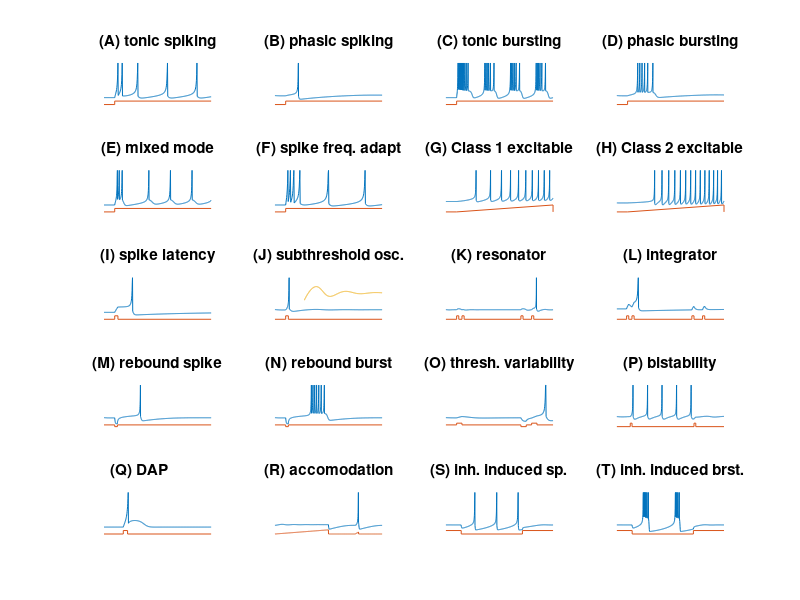

This chart was generated by the following MATLAB code:
%   This MATLAB file generates figure 1 in the paper by 
%               Izhikevich E.M. (2004) 
%   Which Model to Use For Cortical Spiking Neurons? 
%   use MATLAB R13 or later. November 2003. San Diego, CA 

%%%%%%%%%%%%%%% (A) tonic spiking %%%%%%%%%%%%%%%%%%%%%%
subplot(5,4,1) 
a=0.02; b=0.2;  c=-65;  d=6;
V=-70;  u=b*V;
VV=[];  uu=[];
tau = 0.25; tspan = 0:tau:100;
T1=tspan(end)/10;
for t=tspan
    if (t>T1) 
        I=14;
    else
        I=0;
    end;
    V = V + tau*(0.04*V^2+5*V+140-u+I);
    u = u + tau*a*(b*V-u);
    if V > 30
        VV(end+1)=30;
        V = c;
        u = u + d;
    else
        VV(end+1)=V;
    end;
    uu(end+1)=u;
end;
plot(tspan,VV,[0 T1 T1 max(tspan)],-90+[0 0 10 10]);
axis([0 max(tspan) -90 30])
axis off;
title('(A) tonic spiking');
%%%%%%%%%%%%%%%%%% (B) phasic spiking %%%%%%%%%%%%%%%%%%%%%%%%%
subplot(5,4,2)%  
a=0.02; b=0.25; c=-65;  d=6;
V=-64; u=b*V;
VV=[];  uu=[];
tau = 0.25;tspan = 0:tau:200;
T1=20;
for t=tspan
    if (t>T1) 
        I=0.5;
    else
        I=0;
    end;
    V = V + tau*(0.04*V^2+5*V+140-u+I);
    u = u + tau*a*(b*V-u);
    if V > 30
        VV(end+1)=30;
        V = c;
        u = u + d;
    else
        VV(end+1)=V;
    end;
    uu(end+1)=u;
end;
plot(tspan,VV,[0 T1 T1 max(tspan)],-90+[0 0 10 10]);
axis([0 max(tspan) -90 30])
axis off;
title('(B) phasic spiking');

%%%%%%%%%%%%%% (C) tonic bursting %%%%%%%%%%%%%%%%%%%%%%%%%%%%
subplot(5,4,3)  
a=0.02; b=0.2;  c=-50;  d=2;
V=-70;  u=b*V;
VV=[];  uu=[];
tau = 0.25; tspan = 0:tau:220;
T1=22;
for t=tspan
    if (t>T1) 
        I=15;
    else
        I=0;
    end;
    V = V + tau*(0.04*V^2+5*V+140-u+I);
    u = u + tau*a*(b*V-u);
    if V > 30
        VV(end+1)=30;
        V = c;
        u = u + d;
    else
        VV(end+1)=V;
    end;
    uu(end+1)=u;
end;
plot(tspan,VV,[0 T1 T1 max(tspan)],-90+[0 0 10 10]);
axis([0 max(tspan) -90 30])
axis off;
title('(C) tonic bursting');

%%%%%%%%%%%%%%% (D) phasic bursting %%%%%%%%%%%%%%%%%%%%%%%%%%
subplot(5,4,4)   
a=0.02; b=0.25; c=-55;  d=0.05;
V=-64;  u=b*V;
VV=[];  uu=[];
tau = 0.2;  tspan = 0:tau:200;
T1=20;
for t=tspan
    if (t>T1) 
        I=0.6;
    else
        I=0;
    end;
    V = V + tau*(0.04*V^2+5*V+140-u+I);
    u = u + tau*a*(b*V-u);
    if V > 30
        VV(end+1)=30;
        V = c;
        u = u + d;
    else
        VV(end+1)=V;
    end;
    uu(end+1)=u;
end;
plot(tspan,VV,[0 T1 T1 max(tspan)],-90+[0 0 10 10]);
axis([0 max(tspan) -90 30])
axis off;
title('(D) phasic bursting');


%%%%%%%%%%%%%%% (E) mixed mode %%%%%%%%%%%%%%%%%%%%%%%%%
subplot(5,4,5) 
a=0.02; b=0.2;  c=-55;  d=4;
V=-70;  u=b*V;
VV=[];  uu=[];
tau = 0.25; tspan = 0:tau:160;
T1=tspan(end)/10;
for t=tspan
    if (t>T1) 
        I=10;
    else
        I=0;
    end;
    V = V + tau*(0.04*V^2+5*V+140-u+I);
    u = u + tau*a*(b*V-u);
    if V > 30
        VV(end+1)=30;
        V = c;
        u = u + d;
    else
        VV(end+1)=V;
    end;
    uu(end+1)=u;
end;
plot(tspan,VV,[0 T1 T1 max(tspan)],-90+[0 0 10 10]);
axis([0 max(tspan) -90 30])
axis off;
title('(E) mixed mode');


%%%%%%%%%%%%%%%% (F) spike freq. adapt %%%%%%%%%%%%%%%%%%%%%%%%
subplot(5,4,6)  
a=0.01; b=0.2;  c=-65;  d=8;
V=-70;  u=b*V;
VV=[];  uu=[];
tau = 0.25; tspan = 0:tau:85;
T1=tspan(end)/10;
for t=tspan
    if (t>T1) 
        I=30;
    else
        I=0;
    end;
    V = V + tau*(0.04*V^2+5*V+140-u+I);
    u = u + tau*a*(b*V-u);
    if V > 30
        VV(end+1)=30;
        V = c;
        u = u + d;
    else
        VV(end+1)=V;
    end;
    uu(end+1)=u;
end;
plot(tspan,VV,[0 T1 T1 max(tspan)],-90+[0 0 10 10]);
axis([0 max(tspan) -90 30])
axis off;
title('(F) spike freq. adapt');

%%%%%%%%%%%%%%%%% (G) Class 1 exc. %%%%%%%%%%%%%%%%%%%%%%%%%%
subplot(5,4,7)  
a=0.02; b=-0.1; c=-55; d=6;
V=-60; u=b*V;
VV=[]; uu=[];
tau = 0.25; tspan = 0:tau:300;
T1=30;
for t=tspan
    if (t>T1) 
        I=(0.075*(t-T1)); 
    else
        I=0;
    end;
    V = V + tau*(0.04*V^2+4.1*V+108-u+I);
    u = u + tau*a*(b*V-u);
    if V > 30
        VV(end+1)=30;
        V = c;
        u = u + d;
    else
        VV(end+1)=V;
    end;
    uu(end+1)=u;
end;
plot(tspan,VV,[0 T1 max(tspan) max(tspan)],-90+[0 0 20 0]);
axis([0 max(tspan) -90 30])
axis off;
title('(G) Class 1 excitable');

%%%%%%%%%%%%%%%%%% (H) Class 2 exc. %%%%%%%%%%%%%%%%%%%%%%%%%%
subplot(5,4,8)  
a=0.2;  b=0.26; c=-65;  d=0;
V=-64;  u=b*V;
VV=[];  uu=[];
tau = 0.25; tspan = 0:tau:300;
T1=30;
for t=tspan
    if (t>T1) 
        I=-0.5+(0.015*(t-T1)); 
    else
        I=-0.5;
    end;
    V = V + tau*(0.04*V^2+5*V+140-u+I);
    u = u + tau*a*(b*V-u);
    if V > 30
        VV(end+1)=30;
        V = c;
        u = u + d;
    else
        VV(end+1)=V;
    end;
    uu(end+1)=u;
end;
plot(tspan,VV,[0 T1 max(tspan) max(tspan)],-90+[0 0 20 0]);
axis([0 max(tspan) -90 30])
axis off;
title('(H) Class 2 excitable');

%%%%%%%%%%%%%%%%% (I) spike latency %%%%%%%%%%%%%%%%%%%%%%%%%%%%
subplot(5,4,9) 
a=0.02; b=0.2;  c=-65;  d=6;
V=-70;  u=b*V;
VV=[];  uu=[];
tau = 0.2; tspan = 0:tau:100;
T1=tspan(end)/10;
for t=tspan
    if t>T1 & t < T1+3 
        I=7.04;
    else
        I=0;
    end;
    V = V + tau*(0.04*V^2+5*V+140-u+I);
    u = u + tau*a*(b*V-u);
    if V > 30
        VV(end+1)=30;
        V = c;
        u = u + d;
    else
        VV(end+1)=V;
    end;
    uu(end+1)=u;
end;
plot(tspan,VV,[0 T1 T1 T1+3 T1+3 max(tspan)],-90+[0 0 10 10 0 0]);
axis([0 max(tspan) -90 30])
axis off;
title('(I) spike latency');


%%%%%%%%%%%%%%%%% (J) subthresh. osc. %%%%%%%%%%%%%%%%%%%%%%%%%%%
subplot(5,4,10) 
a=0.05; b=0.26; c=-60;  d=0;
V=-62;  u=b*V;
VV=[];  uu=[];
tau = 0.25; tspan = 0:tau:200;
T1=tspan(end)/10;
for t=tspan
    if (t>T1) & (t < T1+5) 
        I=2;
    else
        I=0;
    end;
    V = V + tau*(0.04*V^2+5*V+140-u+I);
    u = u + tau*a*(b*V-u);
    if V > 30
        VV(end+1)=30;
        V = c;
        u = u + d;
    else
        VV(end+1)=V;
    end;
    uu(end+1)=u;
end;
plot(tspan,VV,[0 T1 T1 (T1+5) (T1+5) max(tspan)],-90+[0 0 10 10 0 0],...
      tspan(220:end),-10+20*(VV(220:end)-mean(VV)));
axis([0 max(tspan) -90 30])
axis off;
title('(J) subthreshold osc.');


%%%%%%%%%%%%%%%%%% (K) resonator %%%%%%%%%%%%%%%%%%%%%%%%
subplot(5,4,11) 
a=0.1;  b=0.26; c=-60;  d=-1;
V=-62;  u=b*V;
VV=[];  uu=[];
tau = 0.25; tspan = 0:tau:400;
T1=tspan(end)/10;
T2=T1+20;
T3 = 0.7*tspan(end);
T4 = T3+40;
for t=tspan
    if ((t>T1) & (t < T1+4)) | ((t>T2) & (t < T2+4)) | ((t>T3) & (t < T3+4)) | ((t>T4) & (t < T4+4)) 
        I=0.65;
    else
        I=0;
    end;
    V = V + tau*(0.04*V^2+5*V+140-u+I);
    u = u + tau*a*(b*V-u);
    if V > 30
        VV(end+1)=30;
        V = c;
        u = u + d;
    else
        VV(end+1)=V;
    end;
    uu(end+1)=u;
end;
plot(tspan,VV,[0 T1 T1 (T1+8) (T1+8) T2 T2 (T2+8) (T2+8) T3 T3 (T3+8) (T3+8) T4 T4 (T4+8) (T4+8) max(tspan)],-90+[0 0 10 10 0 0 10 10 0 0 10 10 0 0 10 10 0 0]);
axis([0 max(tspan) -90 30])
axis off;
title('(K) resonator');

%%%%%%%%%%%%%%%% (L) integrator %%%%%%%%%%%%%%%%%%%%%%%%
subplot(5,4,12) 
a=0.02; b=-0.1; c=-55; d=6;
V=-60; u=b*V;
VV=[];  uu=[];
tau = 0.25; tspan = 0:tau:100;
T1=tspan(end)/11;
T2=T1+5;
T3 = 0.7*tspan(end);
T4 = T3+10;
for t=tspan
    if ((t>T1) & (t < T1+2)) | ((t>T2) & (t < T2+2)) | ((t>T3) & (t < T3+2)) | ((t>T4) & (t < T4+2)) 
        I=9;
    else
        I=0;
    end
    V = V + tau*(0.04*V^2+4.1*V+108-u+I);
    u = u + tau*a*(b*V-u);
    if V > 30
        VV(end+1)=30;
        V = c;
        u = u + d;
    else
        VV(end+1)=V;
    end;
    uu(end+1)=u;
end;
plot(tspan,VV,[0 T1 T1 (T1+2) (T1+2) T2 T2 (T2+2) (T2+2) T3 T3 (T3+2) (T3+2) T4 T4 (T4+2) (T4+2) max(tspan)],-90+[0 0 10 10 0 0 10 10 0 0 10 10 0 0 10 10 0 0]);
axis([0 max(tspan) -90 30])
axis off;
title('(L) integrator');

%%%%%%%%%%%%%%%%% (M) rebound spike %%%%%%%%%%%%%%%%%%%%%%%%%%%%
subplot(5,4,13)  
a=0.03; b=0.25; c=-60;  d=4;
V=-64;  u=b*V;
VV=[];  uu=[];
tau = 0.2;  tspan = 0:tau:200;
T1=20;
for t=tspan
    if (t>T1) & (t < T1+5) 
        I=-15;
    else
        I=0;
    end;
    V = V + tau*(0.04*V^2+5*V+140-u+I);
    u = u + tau*a*(b*V-u);
    if V > 30
        VV(end+1)=30;
        V = c;
        u = u + d;
    else
        VV(end+1)=V;
    end;
    uu(end+1)=u;
end;
plot(tspan,VV,[0 T1 T1 (T1+5) (T1+5) max(tspan)],-85+[0 0 -5 -5 0 0]);
axis([0 max(tspan) -90 30])
axis off;
title('(M) rebound spike');

%%%%%%%%%%%%%%%%% (N) rebound burst %%%%%%%%%%%%%%%%%%%%%%%%%%%%
subplot(5,4,14)  
a=0.03; b=0.25; c=-52;  d=0;
V=-64;  u=b*V;
VV=[];  uu=[];
tau = 0.2;  tspan = 0:tau:200;
T1=20;
for t=tspan
    if (t>T1) & (t < T1+5) 
        I=-15;
    else
        I=0;
    end;
    V = V + tau*(0.04*V^2+5*V+140-u+I);
    u = u + tau*a*(b*V-u);
    if V > 30
        VV(end+1)=30;
        V = c;
        u = u + d;
    else
        VV(end+1)=V;
    end;
    uu(end+1)=u;
end;
plot(tspan,VV,[0 T1 T1 (T1+5) (T1+5) max(tspan)],-85+[0 0 -5 -5 0 0]);
axis([0 max(tspan) -90 30])
axis off;
title('(N) rebound burst');

%%%%%%%%%%%%%%%%% (O) thresh. variability %%%%%%%%%%%%%%%%%%%%%%%%%%
subplot(5,4,15)  
a=0.03; b=0.25; c=-60;  d=4;
V=-64;  u=b*V;
VV=[];  uu=[];
tau = 0.25; tspan = 0:tau:100;
for t=tspan
   if ((t>10) & (t < 15)) | ((t>80) & (t < 85)) 
        I=1;
    elseif (t>70) & (t < 75)
        I=-6;
    else
        I=0;
    end;
    V = V + tau*(0.04*V^2+5*V+140-u+I);
    u = u + tau*a*(b*V-u);
    if V > 30
        VV(end+1)=30;
        V = c;
        u = u + d;
    else
        VV(end+1)=V;
    end;
    uu(end+1)=u;
end;
plot(tspan,VV,[0 10 10 15 15 70 70 75 75 80 80 85 85 max(tspan)],...
          -85+[0 0  5  5  0  0  -5 -5 0  0  5  5  0  0]);
axis([0 max(tspan) -90 30])
axis off;
title('(O) thresh. variability');


%%%%%%%%%%%%%% (P) bistability %%%%%%%%%%%%%%%%%%%%%%%%%%
subplot(5,4,16) 
a=0.1;  b=0.26; c=-60;  d=0;
V=-61;  u=b*V;
VV=[];  uu=[];
tau = 0.25; tspan = 0:tau:300;
T1=tspan(end)/8;
T2 = 216;
for t=tspan
    if ((t>T1) & (t < T1+5)) | ((t>T2) & (t < T2+5)) 
        I=1.24;
    else
        I=0.24;
    end;
    V = V + tau*(0.04*V^2+5*V+140-u+I);
    u = u + tau*a*(b*V-u);
    if V > 30
        VV(end+1)=30;
        V = c;
        u = u + d;
    else
        VV(end+1)=V;
    end;
    uu(end+1)=u;
end;
plot(tspan,VV,[0 T1 T1 (T1+5) (T1+5) T2 T2 (T2+5) (T2+5) max(tspan)],-90+[0 0 10 10 0 0 10 10 0 0]);
axis([0 max(tspan) -90 30])
axis off;
title('(P) bistability');


%%%%%%%%%%%%%% (Q) DAP %%%%%%%%%%%%%%%%%%%%%%%%%%
subplot(5,4,17) 
a=1;  b=0.2; c=-60;  d=-21;
V=-70;  u=b*V;
VV=[];  uu=[];
tau = 0.1; tspan = 0:tau:50;
T1 = 10;
for t=tspan
     if abs(t-T1)<1 
        I=20;
    else
        I=0;
    end;
    V = V + tau*(0.04*V^2+5*V+140-u+I);
    u = u + tau*a*(b*V-u);
    if V > 30
        VV(end+1)=30;
        V = c;
        u = u + d;
    else
        VV(end+1)=V;
    end;
    uu(end+1)=u;
end;
plot(tspan,VV,[0 T1-1 T1-1 T1+1 T1+1 max(tspan)],-90+[0 0 10 10 0 0]);
axis([0 max(tspan) -90 30])
axis off;
title('(Q) DAP         ');



%%%%%%%%%%%%%% (R) accomodation %%%%%%%%%%%%%%%%%%%%%%%%%%
subplot(5,4,18) 
a=0.02;  b=1; c=-55;  d=4;
V=-65;  u=-16;
VV=[];  uu=[];  II=[];
tau = 0.5; tspan = 0:tau:400;
for t=tspan
    if (t < 200)
        I=t/25;
    elseif t < 300
        I=0;
    elseif t < 312.5
        I=(t-300)/12.5*4;
    else
        I=0;
    end;
    V = V + tau*(0.04*V^2+5*V+140-u+I);
    u = u + tau*a*(b*(V+65));
    if V > 30
        VV(end+1)=30;
        V = c;
        u = u + d;
    else
        VV(end+1)=V;
    end;
    uu(end+1)=u;
    II(end+1)=I;
end;
plot(tspan,VV,tspan,II*1.5-90);
axis([0 max(tspan) -90 30])
axis off;
title('(R) accomodation');

%%%%%%%%%%%%%% (S) inhibition induced spiking %%%%%%%%%%%%%%%%%%%%%%%%%%
subplot(5,4,19) 
a=-0.02;  b=-1; c=-60;  d=8;
V=-63.8;  u=b*V;
VV=[];  uu=[];
tau = 0.5; tspan = 0:tau:350;
for t=tspan
       if (t < 50) | (t>250)
        I=80;
    else
        I=75;
    end;
    V = V + tau*(0.04*V^2+5*V+140-u+I);
    u = u + tau*a*(b*V-u);
    if V > 30
        VV(end+1)=30;
        V = c;
        u = u + d;
    else
        VV(end+1)=V;
    end;
    uu(end+1)=u;
end;
plot(tspan,VV,[0 50 50 250 250 max(tspan)],-80+[0 0 -10 -10 0 0]);
axis([0 max(tspan) -90 30])
axis off;
title('(S) inh. induced sp.');

%%%%%%%%%%%%%% (T) inhibition induced bursting %%%%%%%%%%%%%%%%%%%%%%%%%%
subplot(5,4,20) 
a=-0.026;  b=-1; c=-45;  d=-2;
V=-63.8;  u=b*V;
VV=[];  uu=[];
tau = 0.5; tspan = 0:tau:350;
for t=tspan
       if (t < 50) | (t>250)
        I=80;
    else
        I=75;
    end;
    V = V + tau*(0.04*V^2+5*V+140-u+I);
    u = u + tau*a*(b*V-u);
    if V > 30
        VV(end+1)=30;
        V = c;
        u = u + d;
    else
        VV(end+1)=V;
    end;
    uu(end+1)=u;
end;
plot(tspan,VV,[0 50 50 250 250 max(tspan)],-80+[0 0 -10 -10 0 0]);
axis([0 max(tspan) -90 30])
axis off;
title('(T) inh. induced brst.');
%%%%%%%%%%%%%%%%%%%%%%%%%%%%%%%%%%%%%%%%%%%%%%%%%%%%%%%%%%%%%%%%%%%%%%%%%%

set(gcf,'Units','normalized','Position',[0.3 0.1 0.6 0.8]);
shg
 